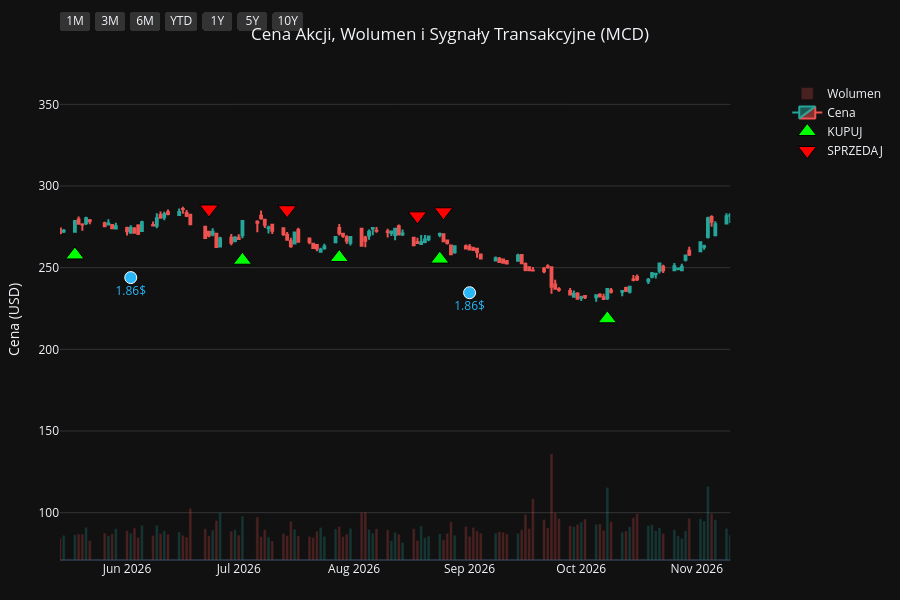
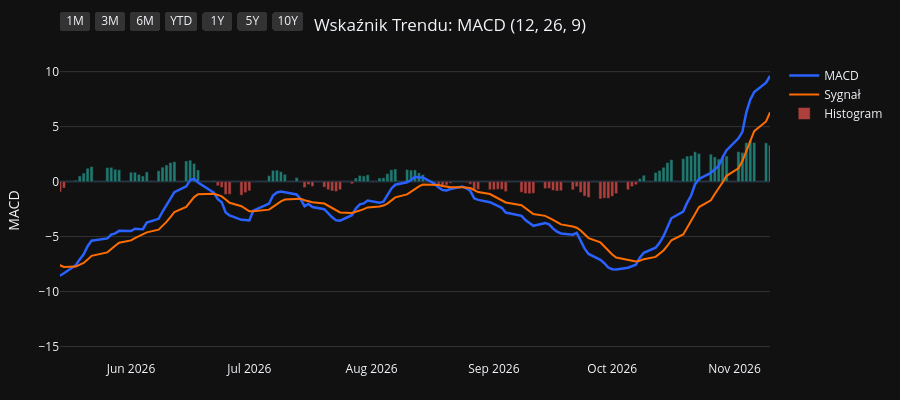
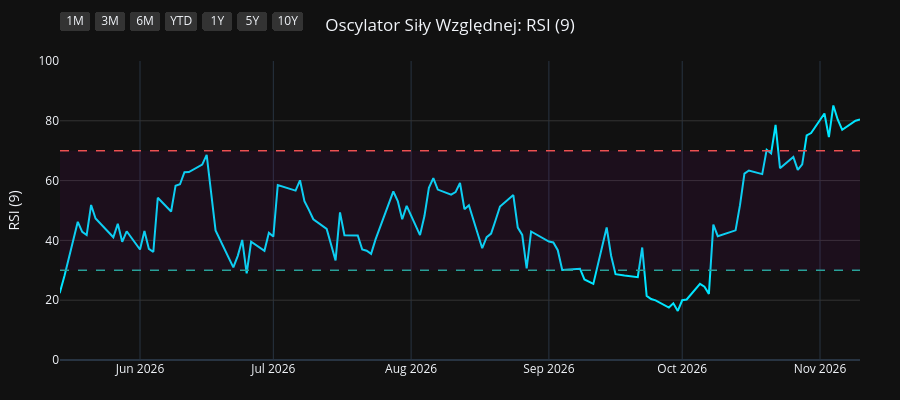
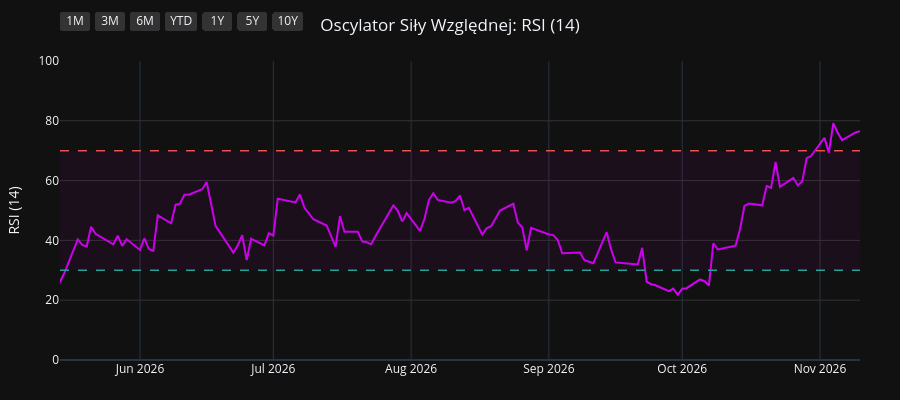

The notebook cell these images were saved under, in order:
### Code cell
import os
import yfinance as yf
import pandas as pd
import pandas_ta as ta
import plotly.graph_objects as go
from plotly.subplots import make_subplots

# 1. Pobranie i przygotowanie danych
symbol = os.environ.get("STOCK_TICKER", "").strip().upper()
if not symbol:
    raise RuntimeError("Set STOCK_TICKER before running price_extractor.ipynb")
df = yf.Ticker(symbol).history(period="10y")
df.index = df.index.tz_localize(None)

# Wskaźniki i sygnały
df.ta.macd(fast=12, slow=26, signal=9, append=True)
df.ta.rsi(length=9, append=True)
df.ta.rsi(length=14, append=True)
df.ta.rsi(length=21, append=True)
df.dropna(inplace=True)

macd = df['MACD_12_26_9']
signal = df['MACDs_12_26_9']
wczorajszy_macd = macd.shift(1)
wczorajszy_signal = signal.shift(1)

df['Decyzja'] = 'BRAK'
df.loc[(macd > signal) & (wczorajszy_macd <= wczorajszy_signal), 'Decyzja'] = 'KUPUJ'
df.loc[(macd < signal) & (wczorajszy_macd >= wczorajszy_signal), 'Decyzja'] = 'SPRZEDAJ'

df_kupuj = df[df['Decyzja'] == 'KUPUJ']
df_sprzedaj = df[df['Decyzja'] == 'SPRZEDAJ']
df_dywidendy = df[df['Dividends'] > 0]
df_splity = df[df['Stock Splits'] > 0]

# Wspólna konfiguracja osi X
konfiguracja_osi_x = dict(
    type="date",
    showspikes=True, spikemode="across", spikesnap="cursor", spikedash="dot", spikecolor="#ffffff", spikethickness=1, hoverformat="%Y-%m-%d",
    rangeselector=dict(
        buttons=list([
            dict(count=1, label="1M", step="month", stepmode="backward"),
            dict(count=3, label="3M", step="month", stepmode="backward"),
            dict(count=6, label="6M", step="month", stepmode="backward"),
            dict(count=1, label="YTD", step="year", stepmode="todate"),
            dict(count=1, label="1Y", step="year", stepmode="backward"),
            dict(count=5, label="5Y", step="year", stepmode="backward"),
            dict(step="all", label="10Y")
        ]),
        bgcolor="#333333", activecolor="#2962ff", x=0, y=1.1
    )
)

# ==========================================
# WYKRES 1: CENA + WOLUMEN + SYGNAŁY
# ==========================================
fig1 = make_subplots(specs=[[{"secondary_y": True}]])

kolory_wolumenu = ['#26a69a' if row['Close'] >= row['Open'] else '#ef5350' for index, row in df.iterrows()]
fig1.add_trace(go.Bar(x=df.index, y=df['Volume'], marker_color=kolory_wolumenu, opacity=0.25, name='Wolumen'), secondary_y=True)
fig1.add_trace(go.Candlestick(x=df.index, open=df['Open'], high=df['High'], low=df['Low'], close=df['Close'], name='Cena', increasing_line_color='#26a69a', decreasing_line_color='#ef5350'), secondary_y=False)
fig1.add_trace(go.Scatter(x=df_kupuj.index, y=df_kupuj['Low'] * 0.95, customdata=df_kupuj[['Low', 'High']], mode='markers', marker=dict(symbol='triangle-up', size=16, color='#00ff00', line=dict(width=1, color='black')), name='KUPUJ', hovertemplate='KUPUJ<br>Najniższa: %{customdata[0]:.2f}<br>Najwyższa: %{customdata[1]:.2f}<extra></extra>'), secondary_y=False)
fig1.add_trace(go.Scatter(x=df_sprzedaj.index, y=df_sprzedaj['High'] * 1.05, customdata=df_sprzedaj[['Low', 'High']], mode='markers', marker=dict(symbol='triangle-down', size=16, color='#ff0000', line=dict(width=1, color='black')), name='SPRZEDAJ', hovertemplate='SPRZEDAJ<br>Najniższa: %{customdata[0]:.2f}<br>Najwyższa: %{customdata[1]:.2f}<extra></extra>'), secondary_y=False)

if not df_dywidendy.empty:
    fig1.add_trace(go.Scatter(x=df_dywidendy.index, y=df_dywidendy['Low'] * 0.90, mode='markers+text', marker=dict(symbol='circle', size=12, color='#29b6f6', line=dict(width=1, color='white')), text=df_dywidendy['Dividends'].apply(lambda x: f"{x}$"), textposition="bottom center", name='Dywidenda', showlegend=False, hovertemplate='Dywidenda: %{text}<extra></extra>', textfont=dict(color="#29b6f6")), secondary_y=False)
if not df_splity.empty:
                    fig1.add_trace(go.Scatter(x=df_splity.index, y=df_splity['High'], mode='markers+text', marker=dict(symbol='star', size=16, color='#ffee58', line=dict(width=1, color='black')), text=df_splity['Stock Splits'].apply(lambda x: f"{x:g}:1" if x >= 1 else f"1:{1 / x:g}"), textposition="top center", name='Split', hovertemplate='%{text}<extra></extra>', textfont=dict(color="#ffee58")), secondary_y=False)

fig1.update_layout(title=dict(text=f"Cena Akcji, Wolumen i Sygnały Transakcyjne ({symbol})", x=0.5, xanchor='center'), dragmode='pan', xaxis_rangeslider_visible=False, template='plotly_dark', height=600, hovermode='x unified', margin=dict(l=60, r=40, t=60, b=40))
fig1.update_xaxes(**konfiguracja_osi_x)
fig1.update_xaxes(range=[df.index.max() - pd.Timedelta(days=180), df.index.max()])
fig1.update_yaxes(title_text="Cena (USD)", secondary_y=False, gridcolor='#333333')
fig1.update_yaxes(range=[0, df['Volume'].max() * 4], showgrid=False, showticklabels=False, secondary_y=True)
fig1.show(config={'scrollZoom': True})

# ==========================================
# WYKRES 2: WSKAŹNIK MACD
# ==========================================
fig2 = go.Figure()
fig2.add_trace(go.Scatter(x=df.index, y=df['MACD_12_26_9'], line=dict(color='#2962ff', width=2.5), name='MACD'))
fig2.add_trace(go.Scatter(x=df.index, y=df['MACDs_12_26_9'], line=dict(color='#ff6d00', width=2), name='Sygnał'))
kolory_macd = ['#26a69a' if val >= 0 else '#ef5350' for val in df['MACDh_12_26_9']]
fig2.add_trace(go.Bar(x=df.index, y=df['MACDh_12_26_9'], marker_color=kolory_macd, name='Histogram', opacity=0.7))
fig2.update_layout(title=dict(text="Wskaźnik Trendu: MACD (12, 26, 9)", x=0.5, xanchor='center'), dragmode='pan', xaxis_rangeslider_visible=False, template='plotly_dark', height=400, hovermode='x unified', margin=dict(l=60, r=40, t=60, b=40))
fig2.update_xaxes(**konfiguracja_osi_x)
fig2.update_xaxes(range=[df.index.max() - pd.Timedelta(days=180), df.index.max()])
fig2.update_yaxes(title_text="MACD", gridcolor='#333333')
fig2.show(config={'scrollZoom': True})

# ==========================================
# WYKRES 3: OSCYLATOR RSI (9)
# ==========================================
fig3 = go.Figure()
fig3.add_trace(go.Scatter(x=df.index, y=df['RSI_9'], line=dict(color='#00e5ff', width=2), name='RSI (9)'))
fig3.add_hline(y=70, line_dash="dash", line_color="#ef5350", line_width=1.5)
fig3.add_hline(y=30, line_dash="dash", line_color="#26a69a", line_width=1.5)
fig3.add_hrect(y0=30, y1=70, line_width=0, fillcolor="purple", opacity=0.1)
fig3.update_layout(title=dict(text="Oscylator Siły Względnej: RSI (9)", x=0.5, xanchor='center'), dragmode='pan', xaxis_rangeslider_visible=False, template='plotly_dark', height=400, hovermode='x unified', margin=dict(l=60, r=40, t=60, b=40))
fig3.update_xaxes(**konfiguracja_osi_x)
fig3.update_xaxes(range=[df.index.max() - pd.Timedelta(days=180), df.index.max()])
fig3.update_yaxes(title_text="RSI (9)", range=[0, 100], gridcolor='#333333')
fig3.show(config={'scrollZoom': True})

# ==========================================
# WYKRES 4: OSCYLATOR RSI (14)
# ==========================================
fig4 = go.Figure()
fig4.add_trace(go.Scatter(x=df.index, y=df['RSI_14'], line=dict(color='#d500f9', width=2), name='RSI (14)'))
fig4.add_hline(y=70, line_dash="dash", line_color="#ef5350", line_width=1.5)
fig4.add_hline(y=30, line_dash="dash", line_color="#26a69a", line_width=1.5)
fig4.add_hrect(y0=30, y1=70, line_width=0, fillcolor="purple", opacity=0.1)
fig4.update_layout(title=dict(text="Oscylator Siły Względnej: RSI (14)", x=0.5, xanchor='center'), dragmode='pan', xaxis_rangeslider_visible=False, template='plotly_dark', height=400, hovermode='x unified', margin=dict(l=60, r=40, t=60, b=40))
fig4.update_xaxes(**konfiguracja_osi_x)
fig4.update_xaxes(range=[df.index.max() - pd.Timedelta(days=180), df.index.max()])
fig4.update_yaxes(title_text="RSI (14)", range=[0, 100], gridcolor='#333333')
fig4.show(config={'scrollZoom': True})

# ==========================================
# WYKRES 5: OSCYLATOR RSI (21)
# ==========================================
fig5 = go.Figure()
fig5.add_trace(go.Scatter(x=df.index, y=df['RSI_21'], line=dict(color='#64dd17', width=2), name='RSI (21)'))
fig5.add_hline(y=70, line_dash="dash", line_color="#ef5350", line_width=1.5)
fig5.add_hline(y=30, line_dash="dash", line_color="#26a69a", line_width=1.5)
fig5.add_hrect(y0=30, y1=70, line_width=0, fillcolor="purple", opacity=0.1)
fig5.update_layout(title=dict(text="Oscylator Siły Względnej: RSI (21)", x=0.5, xanchor='center'), dragmode='pan', xaxis_rangeslider_visible=False, template='plotly_dark', height=400, hovermode='x unified', margin=dict(l=60, r=40, t=60, b=40))
fig5.update_xaxes(**konfiguracja_osi_x)
fig5.update_xaxes(range=[df.index.max() - pd.Timedelta(days=180), df.index.max()])
fig5.update_yaxes(title_text="RSI (21)", range=[0, 100], gridcolor='#333333')
fig5.show(config={'scrollZoom': True})

### Figure 1 — Plotly figure (JSON) as saved in the notebook; plotly's stock layout.template omitted (floating-point values rounded to 4 significant figures; data arrays with more than 128 entries replaced by an {"elided": "..."} marker saying what was removed)
{"data": [{"marker": {"color": {"elided": "2479 str values"}}, "name": "Wolumen", "opacity": 0.25, "type": "bar", "x": {"elided": "2479 str values"}, "xaxis": "x", "y": {"elided": "2479 int values"}, "yaxis": "y2"}, {"close": {"elided": "2479 float values"}, "decreasing": {"line": {"color": "#ef5350"}}, "high": {"elided": "2479 float values"}, "increasing": {"line": {"color": "#26a69a"}}, "low": {"elided": "2479 float values"}, "name": "Cena", "open": {"elided": "2479 float values"}, "type": "candlestick", "x": {"elided": "2479 str values"}, "xaxis": "x", "yaxis": "y"}, {"customdata": {"elided": "103x2 float values"}, "hovertemplate": "KUPUJ<br>Najniższa: %{customdata[0]:.2f}<br>Najwyższa: %{customdata[1]:.2f}<extra></extra>", "marker": {"color": "#00ff00", "line": {"color": "black", "width": 1}, "size": 16, "symbol": "triangle-up"}, "mode": "markers", "name": "KUPUJ", "type": "scatter", "x": ["2017-01-20T00:00:00", "2017-01-30T00:00:00", "2017-04-11T00:00:00", "2017-06-01T00:00:00", "2017-07-27T00:00:00", "2017-08-11T00:00:00", "2017-09-07T00:00:00", "2017-09-11T00:00:00", "2017-10-05T00:00:00", "2017-10-30T00:00:00", "2017-11-28T00:00:00", "2018-01-19T00:00:00", "2018-02-26T00:00:00", "2018-03-09T00:00:00", "2018-04-30T00:00:00", "2018-06-07T00:00:00", "2018-07-13T00:00:00", "2018-07-30T00:00:00", "2018-08-08T00:00:00", "2018-09-25T00:00:00", "2018-10-23T00:00:00", "2019-01-07T00:00:00", "2019-02-19T00:00:00", "2019-03-14T00:00:00", "2019-04-15T00:00:00", "2019-06-06T00:00:00", "2019-06-28T00:00:00", "2019-07-02T00:00:00", "2019-08-09T00:00:00", "2019-09-06T00:00:00", "2019-09-26T00:00:00", "2019-10-07T00:00:00", "2019-11-11T00:00:00", "2020-01-29T00:00:00", "2020-03-26T00:00:00", "2020-05-21T00:00:00", "2020-07-14T00:00:00", "2020-08-04T00:00:00", "2020-09-02T00:00:00", "2020-09-14T00:00:00", "2020-10-05T00:00:00", "2020-11-19T00:00:00", "2020-12-15T00:00:00", "2021-01-21T00:00:00", "2021-02-05T00:00:00", "2021-03-10T00:00:00", "2021-05-28T00:00:00", "2021-06-10T00:00:00", "2021-07-07T00:00:00", "2021-07-09T00:00:00", "2021-07-22T00:00:00", "2021-08-17T00:00:00", "2021-08-23T00:00:00", "2021-09-02T00:00:00", "2021-10-06T00:00:00", "2021-10-29T00:00:00", "2021-11-23T00:00:00", "2021-12-07T00:00:00", "2022-02-02T00:00:00", "2022-03-16T00:00:00", "2022-05-26T00:00:00", "2022-06-23T00:00:00", "2022-07-27T00:00:00", "2022-08-16T00:00:00", "2022-09-12T00:00:00", "2022-10-12T00:00:00", "2023-01-10T00:00:00", "2023-02-17T00:00:00", "2023-03-02T00:00:00", "2023-03-16T00:00:00", "2023-04-28T00:00:00", "2023-06-13T00:00:00", "2023-08-29T00:00:00", "2023-09-11T00:00:00", "2023-10-18T00:00:00", "2024-01-23T00:00:00", "2024-02-21T00:00:00", "2024-03-11T00:00:00", "2024-04-18T00:00:00", "2024-05-10T00:00:00", "2024-06-05T00:00:00", "2024-06-20T00:00:00", "2024-07-11T00:00:00", "2024-09-26T00:00:00", "2024-10-15T00:00:00", "2024-11-14T00:00:00", "2024-11-26T00:00:00", "2025-01-24T00:00:00", "2025-03-07T00:00:00", "2025-03-26T00:00:00", "2025-04-14T00:00:00", "2025-05-19T00:00:00", "2025-07-01T00:00:00", "2025-10-14T00:00:00", "2025-11-12T00:00:00", "2025-12-03T00:00:00", "2026-01-23T00:00:00", "2026-04-15T00:00:00", "2026-05-18T00:00:00", "2026-07-02T00:00:00", "2026-07-28T00:00:00", "2026-08-24T00:00:00", "2026-10-08T00:00:00"], "xaxis": "x", "y": [91.87, 92.08, 98.45, 114.7, 118.7, 119.5, 121.6, 122.8, 120.8, 126.4, 129.8, 134.7, 125.3, 120.3, 127.3, 128.0, 121.4, 122.9, 122.1, 129.1, 134.2, 141.1, 141.9, 144.0, 152.1, 160.3, 165.4, 165.4, 174.8, 176.8, 171.2, 170.1, 155.1, 171.0, 131.4, 148.6, 151.8, 159.6, 175.7, 181.2, 185.1, 176.3, 176.8, 177.3, 176.2, 174.2, 195.5, 195.0, 194.9, 196.0, 197.8, 200.3, 200.1, 201.6, 205.5, 205.0, 214.0, 218.0, 219.8, 200.4, 210.0, 206.7, 219.0, 227.2, 224.2, 204.9, 232.1, 230.6, 229.3, 232.1, 257.0, 252.7, 246.5, 246.2, 223.0, 264.1, 259.8, 260.9, 240.4, 239.5, 232.7, 224.5, 224.8, 272.2, 281.5, 268.4, 266.8, 257.9, 284.2, 281.9, 284.9, 291.2, 269.2, 278.0, 283.2, 281.4, 284.5, 283.9, 257.8, 254.6, 256.2, 255.2, 218.7], "yaxis": "y"}, {"customdata": {"elided": "102x2 float values"}, "hovertemplate": "SPRZEDAJ<br>Najniższa: %{customdata[0]:.2f}<br>Najwyższa: %{customdata[1]:.2f}<extra></extra>", "marker": {"color": "#ff0000", "line": {"color": "black", "width": 1}, "size": 16, "symbol": "triangle-down"}, "mode": "markers", "name": "SPRZEDAJ", "type": "scatter", "x": ["2017-01-23T00:00:00", "2017-03-07T00:00:00", "2017-05-23T00:00:00", "2017-06-07T00:00:00", "2017-07-28T00:00:00", "2017-09-06T00:00:00", "2017-09-08T00:00:00", "2017-09-12T00:00:00", "2017-10-26T00:00:00", "2017-11-10T00:00:00", "2017-12-18T00:00:00", "2018-01-30T00:00:00", "2018-03-02T00:00:00", "2018-04-20T00:00:00", "2018-05-17T00:00:00", "2018-06-20T00:00:00", "2018-07-26T00:00:00", "2018-08-02T00:00:00", "2018-09-14T00:00:00", "2018-10-11T00:00:00", "2018-11-20T00:00:00", "2019-01-31T00:00:00", "2019-03-08T00:00:00", "2019-04-10T00:00:00", "2019-05-01T00:00:00", "2019-06-21T00:00:00", "2019-07-01T00:00:00", "2019-07-22T00:00:00", "2019-08-23T00:00:00", "2019-09-09T00:00:00", "2019-10-02T00:00:00", "2019-10-14T00:00:00", "2020-01-28T00:00:00", "2020-02-05T00:00:00", "2020-05-05T00:00:00", "2020-06-12T00:00:00", "2020-08-03T00:00:00", "2020-09-01T00:00:00", "2020-09-03T00:00:00", "2020-09-21T00:00:00", "2020-10-19T00:00:00", "2020-12-03T00:00:00", "2021-01-14T00:00:00", "2021-01-27T00:00:00", "2021-02-23T00:00:00", "2021-04-14T00:00:00", "2021-06-07T00:00:00", "2021-06-18T00:00:00", "2021-07-08T00:00:00", "2021-07-19T00:00:00", "2021-08-03T00:00:00", "2021-08-18T00:00:00", "2021-08-24T00:00:00", "2021-10-01T00:00:00", "2021-10-12T00:00:00", "2021-11-19T00:00:00", "2021-11-26T00:00:00", "2022-01-03T00:00:00", "2022-02-14T00:00:00", "2022-04-26T00:00:00", "2022-06-10T00:00:00", "2022-07-25T00:00:00", "2022-08-08T00:00:00", "2022-08-22T00:00:00", "2022-09-13T00:00:00", "2022-11-15T00:00:00", "2023-02-01T00:00:00", "2023-02-27T00:00:00", "2023-03-09T00:00:00", "2023-04-26T00:00:00", "2023-05-03T00:00:00", "2023-07-14T00:00:00", "2023-09-06T00:00:00", "2023-09-21T00:00:00", "2023-12-15T00:00:00", "2024-01-26T00:00:00", "2024-03-07T00:00:00", "2024-03-13T00:00:00", "2024-05-08T00:00:00", "2024-05-21T00:00:00", "2024-06-18T00:00:00", "2024-07-02T00:00:00", "2024-09-03T00:00:00", "2024-10-02T00:00:00", "2024-10-23T00:00:00", "2024-11-15T00:00:00", "2024-12-18T00:00:00", "2025-03-03T00:00:00", "2025-03-12T00:00:00", "2025-04-04T00:00:00", "2025-05-02T00:00:00", "2025-05-23T00:00:00", "2025-09-09T00:00:00", "2025-10-30T00:00:00", "2025-12-02T00:00:00", "2025-12-23T00:00:00", "2026-03-04T00:00:00", "2026-04-24T00:00:00", "2026-06-23T00:00:00", "2026-07-14T00:00:00", "2026-08-18T00:00:00", "2026-08-25T00:00:00"], "xaxis": "x", "y": [101.6, 107.6, 124.5, 128.2, 132.1, 135.2, 136.1, 136.4, 139.7, 141.5, 150.0, 151.7, 129.2, 138.1, 140.2, 143.1, 137.4, 135.7, 141.9, 145.8, 162.3, 159.2, 158.5, 168.5, 173.7, 182.5, 185.5, 190.8, 194.4, 196.4, 185.7, 187.0, 190.2, 193.4, 165.8, 174.0, 177.6, 195.1, 199.2, 199.1, 211.0, 195.9, 195.4, 195.8, 198.2, 213.8, 217.6, 216.5, 217.3, 216.9, 223.0, 222.8, 223.4, 228.7, 232.3, 236.7, 236.6, 254.4, 240.8, 238.5, 227.6, 242.1, 247.9, 252.6, 247.4, 258.9, 257.9, 255.9, 258.6, 281.7, 287.3, 287.6, 272.2, 270.7, 286.7, 290.8, 291.4, 290.0, 265.7, 265.9, 253.0, 249.7, 288.3, 304.2, 301.7, 299.6, 300.9, 313.3, 310.2, 318.8, 319.8, 319.5, 321.1, 311.6, 312.9, 323.5, 344.7, 313.4, 285.9, 285.5, 281.7, 284.2], "yaxis": "y"}, {"hovertemplate": "Dywidenda: %{text}<extra></extra>", "marker": {"color": "#29b6f6", "line": {"color": "white", "width": 1}, "size": 12, "symbol": "circle"}, "mode": "markers+text", "name": "Dywidenda", "showlegend": false, "text": ["0.94$", "0.94$", "0.94$", "1.01$", "1.01$", "1.01$", "1.01$", "1.16$", "1.16$", "1.16$", "1.16$", "1.25$", "1.25$", "1.25$", "1.25$", "1.29$", "1.29$", "1.29$", "1.29$", "1.38$", "1.38$", "1.38$", "1.38$", "1.52$", "1.52$", "1.52$", "1.52$", "1.67$", "1.67$", "1.67$", "1.67$", "1.77$", "1.77$", "1.77$", "1.77$", "1.86$", "1.86$", "1.86$", "1.86$"], "textfont": {"color": "#29b6f6"}, "textposition": "bottom center", "type": "scatter", "x": ["2017-02-27T00:00:00", "2017-06-01T00:00:00", "2017-08-30T00:00:00", "2017-11-30T00:00:00", "2018-02-28T00:00:00", "2018-06-01T00:00:00", "2018-08-31T00:00:00", "2018-11-30T00:00:00", "2019-02-28T00:00:00", "2019-05-31T00:00:00", "2019-08-30T00:00:00", "2019-11-29T00:00:00", "2020-02-28T00:00:00", "2020-05-29T00:00:00", "2020-08-31T00:00:00", "2020-11-30T00:00:00", "2021-02-26T00:00:00", "2021-05-28T00:00:00", "2021-08-31T00:00:00", "2021-11-30T00:00:00", "2022-02-28T00:00:00", "2022-06-03T00:00:00", "2022-08-31T00:00:00", "2022-11-30T00:00:00", "2023-02-28T00:00:00", "2023-06-02T00:00:00", "2023-08-31T00:00:00", "2023-11-30T00:00:00", "2024-02-29T00:00:00", "2024-06-03T00:00:00", "2024-09-03T00:00:00", "2024-12-02T00:00:00", "2025-03-03T00:00:00", "2025-06-02T00:00:00", "2025-09-02T00:00:00", "2025-12-01T00:00:00", "2026-03-03T00:00:00", "2026-06-02T00:00:00", "2026-09-01T00:00:00"], "xaxis": "x", "y": [91.09, 108.7, 115.1, 123.9, 116.1, 117.8, 120.4, 140.1, 137.4, 149.8, 165.6, 149.3, 146.0, 144.5, 166.6, 168.9, 163.3, 185.2, 188.0, 196.5, 196.3, 202.1, 206.5, 221.4, 217.7, 238.3, 235.1, 234.2, 247.1, 217.9, 243.3, 251.0, 262.4, 269.9, 274.0, 267.8, 290.9, 243.9, 234.7], "yaxis": "y"}], "layout": {"dragmode": "pan", "height": 600, "hovermode": "x unified", "margin": {"b": 40, "l": 60, "r": 40, "t": 60}, "title": {"text": "Cena Akcji, Wolumen i Sygnały Transakcyjne (MCD)", "x": 0.5, "xanchor": "center"}, "xaxis": {"anchor": "y", "domain": [0.0, 0.94], "hoverformat": "%Y-%m-%d", "range": ["2026-05-14T00:00:00", "2026-11-10T00:00:00"], "rangeselector": {"activecolor": "#2962ff", "bgcolor": "#333333", "buttons": [{"count": 1, "label": "1M", "step": "month", "stepmode": "backward"}, {"count": 3, "label": "3M", "step": "month", "stepmode": "backward"}, {"count": 6, "label": "6M", "step": "month", "stepmode": "backward"}, {"count": 1, "label": "YTD", "step": "year", "stepmode": "todate"}, {"count": 1, "label": "1Y", "step": "year", "stepmode": "backward"}, {"count": 5, "label": "5Y", "step": "year", "stepmode": "backward"}, {"label": "10Y", "step": "all"}], "x": 0, "y": 1.1}, "rangeslider": {"visible": false}, "showspikes": true, "spikecolor": "#ffffff", "spikedash": "dot", "spikemode": "across", "spikesnap": "cursor", "spikethickness": 1, "type": "date"}, "yaxis": {"anchor": "x", "domain": [0.0, 1.0], "gridcolor": "#333333", "title": {"text": "Cena (USD)"}}, "yaxis2": {"anchor": "x", "overlaying": "y", "range": [0, 75168000], "showgrid": false, "showticklabels": false, "side": "right"}}}

### Figure 2 — Plotly figure (JSON) as saved in the notebook; plotly's stock layout.template omitted (floating-point values rounded to 4 significant figures; data arrays with more than 128 entries replaced by an {"elided": "..."} marker saying what was removed)
{"data": [{"line": {"color": "#2962ff", "width": 2.5}, "name": "MACD", "type": "scatter", "x": {"elided": "2479 str values"}, "y": {"elided": "2479 float values"}}, {"line": {"color": "#ff6d00", "width": 2}, "name": "Sygnał", "type": "scatter", "x": {"elided": "2479 str values"}, "y": {"elided": "2479 float values"}}, {"marker": {"color": {"elided": "2479 str values"}}, "name": "Histogram", "opacity": 0.7, "type": "bar", "x": {"elided": "2479 str values"}, "y": {"elided": "2479 float values"}}], "layout": {"dragmode": "pan", "height": 400, "hovermode": "x unified", "margin": {"b": 40, "l": 60, "r": 40, "t": 60}, "title": {"text": "Wskaźnik Trendu: MACD (12, 26, 9)", "x": 0.5, "xanchor": "center"}, "xaxis": {"hoverformat": "%Y-%m-%d", "range": ["2026-05-14T00:00:00", "2026-11-10T00:00:00"], "rangeselector": {"activecolor": "#2962ff", "bgcolor": "#333333", "buttons": [{"count": 1, "label": "1M", "step": "month", "stepmode": "backward"}, {"count": 3, "label": "3M", "step": "month", "stepmode": "backward"}, {"count": 6, "label": "6M", "step": "month", "stepmode": "backward"}, {"count": 1, "label": "YTD", "step": "year", "stepmode": "todate"}, {"count": 1, "label": "1Y", "step": "year", "stepmode": "backward"}, {"count": 5, "label": "5Y", "step": "year", "stepmode": "backward"}, {"label": "10Y", "step": "all"}], "x": 0, "y": 1.1}, "rangeslider": {"visible": false}, "showspikes": true, "spikecolor": "#ffffff", "spikedash": "dot", "spikemode": "across", "spikesnap": "cursor", "spikethickness": 1, "type": "date"}, "yaxis": {"gridcolor": "#333333", "title": {"text": "MACD"}}}}

### Figure 3 — Plotly figure (JSON) as saved in the notebook; plotly's stock layout.template omitted (floating-point values rounded to 4 significant figures; data arrays with more than 128 entries replaced by an {"elided": "..."} marker saying what was removed)
{"data": [{"line": {"color": "#00e5ff", "width": 2}, "name": "RSI (9)", "type": "scatter", "x": {"elided": "2479 str values"}, "y": {"elided": "2479 float values"}}], "layout": {"dragmode": "pan", "height": 400, "hovermode": "x unified", "margin": {"b": 40, "l": 60, "r": 40, "t": 60}, "shapes": [{"line": {"color": "#ef5350", "dash": "dash", "width": 1.5}, "type": "line", "x0": 0, "x1": 1, "xref": "x domain", "y0": 70, "y1": 70, "yref": "y"}, {"line": {"color": "#26a69a", "dash": "dash", "width": 1.5}, "type": "line", "x0": 0, "x1": 1, "xref": "x domain", "y0": 30, "y1": 30, "yref": "y"}, {"fillcolor": "purple", "line": {"width": 0}, "opacity": 0.1, "type": "rect", "x0": 0, "x1": 1, "xref": "x domain", "y0": 30, "y1": 70, "yref": "y"}], "title": {"text": "Oscylator Siły Względnej: RSI (9)", "x": 0.5, "xanchor": "center"}, "xaxis": {"hoverformat": "%Y-%m-%d", "range": ["2026-05-14T00:00:00", "2026-11-10T00:00:00"], "rangeselector": {"activecolor": "#2962ff", "bgcolor": "#333333", "buttons": [{"count": 1, "label": "1M", "step": "month", "stepmode": "backward"}, {"count": 3, "label": "3M", "step": "month", "stepmode": "backward"}, {"count": 6, "label": "6M", "step": "month", "stepmode": "backward"}, {"count": 1, "label": "YTD", "step": "year", "stepmode": "todate"}, {"count": 1, "label": "1Y", "step": "year", "stepmode": "backward"}, {"count": 5, "label": "5Y", "step": "year", "stepmode": "backward"}, {"label": "10Y", "step": "all"}], "x": 0, "y": 1.1}, "rangeslider": {"visible": false}, "showspikes": true, "spikecolor": "#ffffff", "spikedash": "dot", "spikemode": "across", "spikesnap": "cursor", "spikethickness": 1, "type": "date"}, "yaxis": {"gridcolor": "#333333", "range": [0, 100], "title": {"text": "RSI (9)"}}}}

### Figure 4 — Plotly figure (JSON) as saved in the notebook; plotly's stock layout.template omitted (floating-point values rounded to 4 significant figures; data arrays with more than 128 entries replaced by an {"elided": "..."} marker saying what was removed)
{"data": [{"line": {"color": "#d500f9", "width": 2}, "name": "RSI (14)", "type": "scatter", "x": {"elided": "2479 str values"}, "y": {"elided": "2479 float values"}}], "layout": {"dragmode": "pan", "height": 400, "hovermode": "x unified", "margin": {"b": 40, "l": 60, "r": 40, "t": 60}, "shapes": [{"line": {"color": "#ef5350", "dash": "dash", "width": 1.5}, "type": "line", "x0": 0, "x1": 1, "xref": "x domain", "y0": 70, "y1": 70, "yref": "y"}, {"line": {"color": "#26a69a", "dash": "dash", "width": 1.5}, "type": "line", "x0": 0, "x1": 1, "xref": "x domain", "y0": 30, "y1": 30, "yref": "y"}, {"fillcolor": "purple", "line": {"width": 0}, "opacity": 0.1, "type": "rect", "x0": 0, "x1": 1, "xref": "x domain", "y0": 30, "y1": 70, "yref": "y"}], "title": {"text": "Oscylator Siły Względnej: RSI (14)", "x": 0.5, "xanchor": "center"}, "xaxis": {"hoverformat": "%Y-%m-%d", "range": ["2026-05-14T00:00:00", "2026-11-10T00:00:00"], "rangeselector": {"activecolor": "#2962ff", "bgcolor": "#333333", "buttons": [{"count": 1, "label": "1M", "step": "month", "stepmode": "backward"}, {"count": 3, "label": "3M", "step": "month", "stepmode": "backward"}, {"count": 6, "label": "6M", "step": "month", "stepmode": "backward"}, {"count": 1, "label": "YTD", "step": "year", "stepmode": "todate"}, {"count": 1, "label": "1Y", "step": "year", "stepmode": "backward"}, {"count": 5, "label": "5Y", "step": "year", "stepmode": "backward"}, {"label": "10Y", "step": "all"}], "x": 0, "y": 1.1}, "rangeslider": {"visible": false}, "showspikes": true, "spikecolor": "#ffffff", "spikedash": "dot", "spikemode": "across", "spikesnap": "cursor", "spikethickness": 1, "type": "date"}, "yaxis": {"gridcolor": "#333333", "range": [0, 100], "title": {"text": "RSI (14)"}}}}
